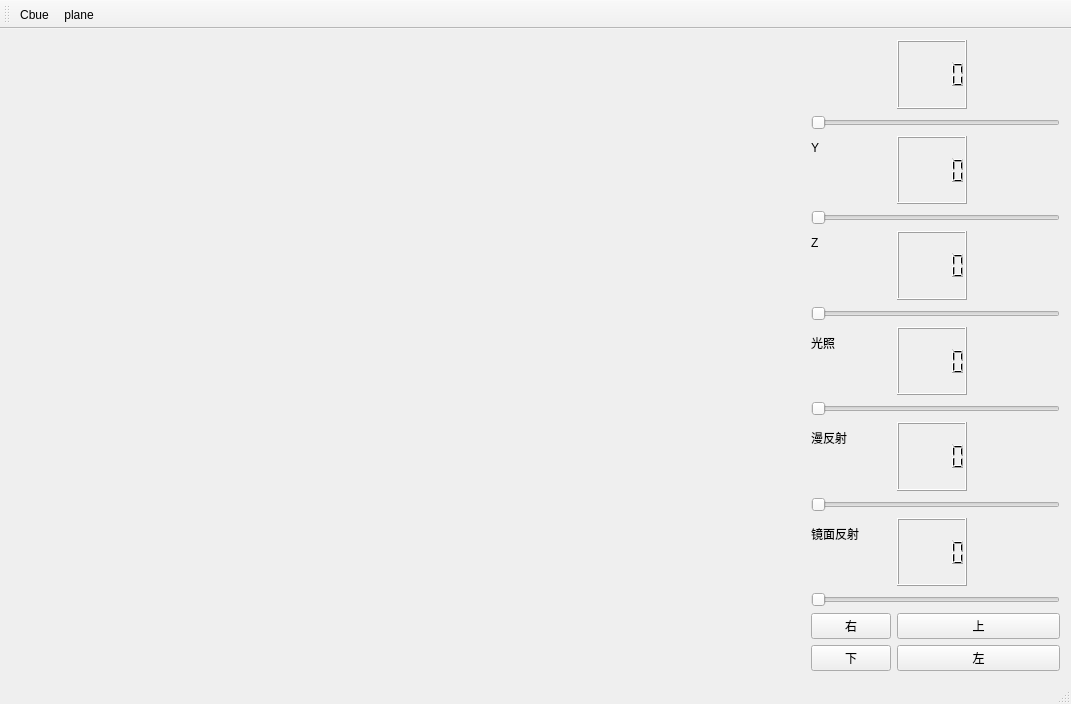
<?xml version="1.0" encoding="UTF-8"?>
<ui version="4.0">
 <class>FirstBigProjectClass</class>
 <widget class="QMainWindow" name="FirstBigProjectClass">
  <property name="geometry">
   <rect>
    <x>0</x>
    <y>0</y>
    <width>1071</width>
    <height>704</height>
   </rect>
  </property>
  <property name="sizePolicy">
   <sizepolicy hsizetype="Fixed" vsizetype="Preferred">
    <horstretch>0</horstretch>
    <verstretch>0</verstretch>
   </sizepolicy>
  </property>
  <property name="windowTitle">
   <string>FirstBigProject</string>
  </property>
  <property name="iconSize">
   <size>
    <width>24</width>
    <height>24</height>
   </size>
  </property>
  <property name="toolButtonStyle">
   <enum>Qt::ToolButtonTextUnderIcon</enum>
  </property>
  <widget class="QWidget" name="centralWidget">
   <layout class="QHBoxLayout" name="horizontalLayout">
    <item>
     <layout class="QVBoxLayout" name="OpenGLverticalLayout">
      <property name="spacing">
       <number>4</number>
      </property>
      <property name="sizeConstraint">
       <enum>QLayout::SetMinimumSize</enum>
      </property>
      <item>
       <spacer name="horizontalSpacer">
        <property name="orientation">
         <enum>Qt::Horizontal</enum>
        </property>
        <property name="sizeType">
         <enum>QSizePolicy::Minimum</enum>
        </property>
        <property name="sizeHint" stdset="0">
         <size>
          <width>800</width>
          <height>20</height>
         </size>
        </property>
       </spacer>
      </item>
     </layout>
    </item>
    <item>
     <layout class="QFormLayout" name="formLayout">
      <property name="labelAlignment">
       <set>Qt::AlignLeading|Qt::AlignLeft|Qt::AlignVCenter</set>
      </property>
      <item row="0" column="1">
       <widget class="QLCDNumber" name="lcdNumber">
        <property name="sizePolicy">
         <sizepolicy hsizetype="Minimum" vsizetype="Minimum">
          <horstretch>0</horstretch>
          <verstretch>1</verstretch>
         </sizepolicy>
        </property>
        <property name="maximumSize">
         <size>
          <width>70</width>
          <height>16777215</height>
         </size>
        </property>
        <property name="layoutDirection">
         <enum>Qt::LeftToRight</enum>
        </property>
        <property name="styleSheet">
         <string notr="true">QLCDNumber { color: block; }</string>
        </property>
       </widget>
      </item>
      <item row="1" column="0" colspan="2">
       <widget class="QSlider" name="X_Slider">
        <property name="minimumSize">
         <size>
          <width>160</width>
          <height>0</height>
         </size>
        </property>
        <property name="focusPolicy">
         <enum>Qt::NoFocus</enum>
        </property>
        <property name="maximum">
         <number>5760</number>
        </property>
        <property name="orientation">
         <enum>Qt::Horizontal</enum>
        </property>
       </widget>
      </item>
      <item row="2" column="0">
       <widget class="QLabel" name="label_2">
        <property name="text">
         <string>Y</string>
        </property>
       </widget>
      </item>
      <item row="2" column="1">
       <widget class="QLCDNumber" name="lcdNumber_2">
        <property name="sizePolicy">
         <sizepolicy hsizetype="Minimum" vsizetype="Minimum">
          <horstretch>0</horstretch>
          <verstretch>1</verstretch>
         </sizepolicy>
        </property>
        <property name="maximumSize">
         <size>
          <width>70</width>
          <height>16777215</height>
         </size>
        </property>
       </widget>
      </item>
      <item row="3" column="0" colspan="2">
       <widget class="QSlider" name="Y_Slider">
        <property name="minimumSize">
         <size>
          <width>150</width>
          <height>0</height>
         </size>
        </property>
        <property name="focusPolicy">
         <enum>Qt::NoFocus</enum>
        </property>
        <property name="maximum">
         <number>5760</number>
        </property>
        <property name="orientation">
         <enum>Qt::Horizontal</enum>
        </property>
       </widget>
      </item>
      <item row="4" column="0">
       <widget class="QLabel" name="label_3">
        <property name="text">
         <string>Z</string>
        </property>
       </widget>
      </item>
      <item row="4" column="1">
       <widget class="QLCDNumber" name="lcdNumber_3">
        <property name="sizePolicy">
         <sizepolicy hsizetype="Minimum" vsizetype="Minimum">
          <horstretch>0</horstretch>
          <verstretch>1</verstretch>
         </sizepolicy>
        </property>
        <property name="maximumSize">
         <size>
          <width>70</width>
          <height>16777215</height>
         </size>
        </property>
       </widget>
      </item>
      <item row="5" column="0" colspan="2">
       <widget class="QSlider" name="Z_Slider">
        <property name="minimumSize">
         <size>
          <width>150</width>
          <height>0</height>
         </size>
        </property>
        <property name="focusPolicy">
         <enum>Qt::NoFocus</enum>
        </property>
        <property name="maximum">
         <number>5760</number>
        </property>
        <property name="orientation">
         <enum>Qt::Horizontal</enum>
        </property>
       </widget>
      </item>
      <item row="6" column="0">
       <widget class="QLabel" name="label_4">
        <property name="text">
         <string>光照</string>
        </property>
       </widget>
      </item>
      <item row="6" column="1">
       <widget class="QLCDNumber" name="lcd_ambient">
        <property name="sizePolicy">
         <sizepolicy hsizetype="Minimum" vsizetype="Minimum">
          <horstretch>0</horstretch>
          <verstretch>1</verstretch>
         </sizepolicy>
        </property>
        <property name="maximumSize">
         <size>
          <width>70</width>
          <height>16777215</height>
         </size>
        </property>
       </widget>
      </item>
      <item row="7" column="0" colspan="2">
       <widget class="QSlider" name="ambient_slider">
        <property name="focusPolicy">
         <enum>Qt::NoFocus</enum>
        </property>
        <property name="minimum">
         <number>1</number>
        </property>
        <property name="maximum">
         <number>100</number>
        </property>
        <property name="orientation">
         <enum>Qt::Horizontal</enum>
        </property>
       </widget>
      </item>
      <item row="8" column="0">
       <widget class="QLabel" name="label_5">
        <property name="text">
         <string>漫反射</string>
        </property>
       </widget>
      </item>
      <item row="8" column="1">
       <widget class="QLCDNumber" name="lcd_diffuse">
        <property name="sizePolicy">
         <sizepolicy hsizetype="Minimum" vsizetype="Minimum">
          <horstretch>0</horstretch>
          <verstretch>1</verstretch>
         </sizepolicy>
        </property>
        <property name="maximumSize">
         <size>
          <width>70</width>
          <height>16777215</height>
         </size>
        </property>
       </widget>
      </item>
      <item row="9" column="0" colspan="2">
       <widget class="QSlider" name="diffuse_slider">
        <property name="focusPolicy">
         <enum>Qt::NoFocus</enum>
        </property>
        <property name="minimum">
         <number>1</number>
        </property>
        <property name="maximum">
         <number>100</number>
        </property>
        <property name="orientation">
         <enum>Qt::Horizontal</enum>
        </property>
       </widget>
      </item>
      <item row="10" column="0">
       <widget class="QLabel" name="label_6">
        <property name="text">
         <string>镜面反射</string>
        </property>
       </widget>
      </item>
      <item row="10" column="1">
       <widget class="QLCDNumber" name="lcd_specular">
        <property name="sizePolicy">
         <sizepolicy hsizetype="Minimum" vsizetype="Minimum">
          <horstretch>0</horstretch>
          <verstretch>1</verstretch>
         </sizepolicy>
        </property>
        <property name="maximumSize">
         <size>
          <width>70</width>
          <height>16777215</height>
         </size>
        </property>
       </widget>
      </item>
      <item row="12" column="0" colspan="2">
       <widget class="QSlider" name="specular_slider">
        <property name="focusPolicy">
         <enum>Qt::NoFocus</enum>
        </property>
        <property name="minimum">
         <number>1</number>
        </property>
        <property name="maximum">
         <number>100</number>
        </property>
        <property name="orientation">
         <enum>Qt::Horizontal</enum>
        </property>
       </widget>
      </item>
      <item row="13" column="0">
       <widget class="QPushButton" name="right_p_btn">
        <property name="focusPolicy">
         <enum>Qt::NoFocus</enum>
        </property>
        <property name="text">
         <string>右</string>
        </property>
       </widget>
      </item>
      <item row="13" column="1">
       <widget class="QPushButton" name="up_p_btn">
        <property name="focusPolicy">
         <enum>Qt::NoFocus</enum>
        </property>
        <property name="text">
         <string>上</string>
        </property>
       </widget>
      </item>
      <item row="14" column="0">
       <widget class="QPushButton" name="down_p_btn">
        <property name="focusPolicy">
         <enum>Qt::NoFocus</enum>
        </property>
        <property name="text">
         <string>下</string>
        </property>
       </widget>
      </item>
      <item row="14" column="1">
       <widget class="QPushButton" name="left_p_btn">
        <property name="focusPolicy">
         <enum>Qt::NoFocus</enum>
        </property>
        <property name="text">
         <string>左</string>
        </property>
        <property name="checkable">
         <bool>false</bool>
        </property>
       </widget>
      </item>
     </layout>
    </item>
    <item>
     <layout class="QVBoxLayout" name="verticalLayout"/>
    </item>
   </layout>
  </widget>
  <widget class="QMenuBar" name="menuBar">
   <property name="geometry">
    <rect>
     <x>0</x>
     <y>0</y>
     <width>1071</width>
     <height>22</height>
    </rect>
   </property>
  </widget>
  <widget class="QToolBar" name="mainToolBar">
   <attribute name="toolBarArea">
    <enum>TopToolBarArea</enum>
   </attribute>
   <attribute name="toolBarBreak">
    <bool>false</bool>
   </attribute>
   <addaction name="actionCbue"/>
   <addaction name="actionplane"/>
  </widget>
  <widget class="QStatusBar" name="statusBar"/>
  <action name="actionCbue">
   <property name="icon">
    <iconset>
     <normaloff>img/cube.png</normaloff>img/cube.png</iconset>
   </property>
   <property name="text">
    <string>Cbue</string>
   </property>
  </action>
  <action name="actionplane">
   <property name="icon">
    <iconset>
     <normaloff>img/plane.png</normaloff>img/plane.png</iconset>
   </property>
   <property name="text">
    <string>plane</string>
   </property>
  </action>
 </widget>
 <layoutdefault spacing="6" margin="11"/>
 <resources>
  <include location="FirstBigProject.qrc"/>
 </resources>
 <connections/>
</ui>
